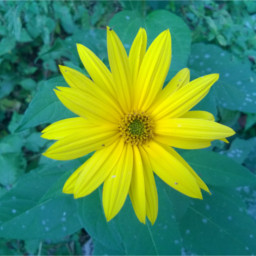
%> input picture cviko4/odevzdani/kytka256.jpg, 256 x 256 px
$ octave kochasim_cv4.m   (GNU Octave 9; MATLAB toolbox functions it lacks are replaced by stand-ins)
%> lines starting %> are read from the running program, lines starting %| are printed output that depends on the picture; in (x1, y1, x2, y2) boxes, pixels count from 0 and x2, y2 are one past the last pixel; in counts of white or black regions, pixels touching at a corner belong together; the program's own positions count from 1
resultsFolder = 'cvt04_du_vysledky/kochasim';
if ~exist(resultsFolder, 'dir')
    mkdir(resultsFolder);
end

img = imread('kytka256.jpg');
%> img is the input picture: size 256x256x3 uint8; mean R, G, B 83.4, 144.8, 79.2
img = rgb2gray(img);
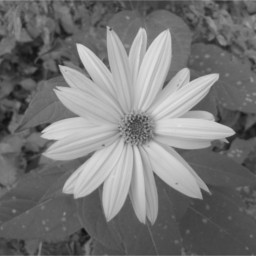
%> img: size 256x256 uint8; min 14, max 226, mean 119
img_fft = fft2(img);
img_fft_laf = log(abs(fftshift(img_fft)));
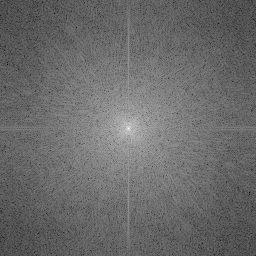
%> img_fft_laf: size 256x256 double; min 0.1, max 15.87, mean 6.7; drawn with min black and max white
img_fft_shifted = fftshift(img_fft);

[M, N] = size(img);
%> M = 256; N = 256

for i = 1:100

    maskW = randi([30, min(M, N) / 4]);
    maskH = randi([30, min(M, N) / 4]);
    maskX = randi([1, N - maskW + 1]);
    maskY = randi([1, M - maskH + 1]);
    mask = ones(M, N);
    mask = ifftshift(mask);
    mask(maskY:maskY + maskH - 1, maskX:maskX + maskW - 1) = 0;

    img_fft_a = img_fft_laf .* mask;
    img_fft_b = img_fft_shifted .* mask;

    img_filtered = ifft2(img_fft_b);
    iStr = sprintf('%02d', i-1);
    imgFileName = fullfile(resultsFolder, ['img_' iStr '.jpg']);
    maskFileName = fullfile(resultsFolder, ['img_' iStr '_maska.png']);
    imwrite(uint8(abs(img_filtered)), imgFileName);
    img_fft_normalized = mat2gray(img_fft_a);
    imwrite(img_fft_normalized, maskFileName);
end
%> this loop made 100 passes
%> pass 1, `img_fft_a = img_fft_laf .* mask;`:
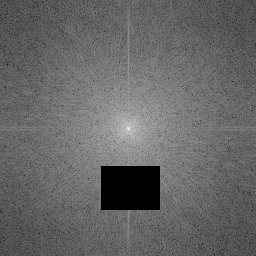
%> img_fft_a: size 256x256 double; min 0, max 15.87, mean 6.4; drawn with min black and max white
%> after the loop:
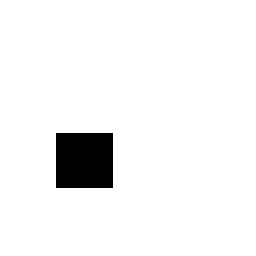
%> mask: size 256x256 double; values 0 (black) and 1 (white), 95.2% white; 1 black region, box (x1, y1, x2, y2) and area: (56, 133, 113, 188) 3135
